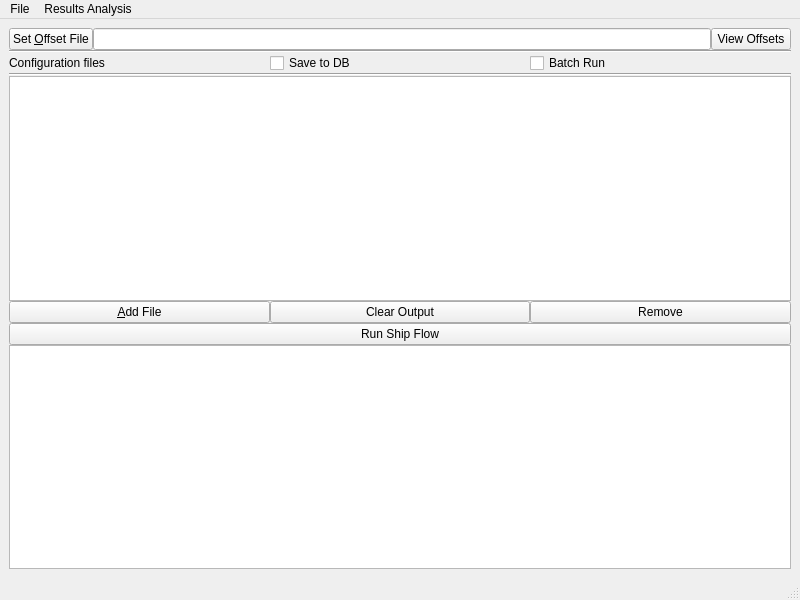
<?xml version="1.0" encoding="UTF-8"?>
<ui version="4.0">
 <class>MainWindow</class>
 <widget class="QMainWindow" name="MainWindow">
  <property name="geometry">
   <rect>
    <x>0</x>
    <y>0</y>
    <width>800</width>
    <height>600</height>
   </rect>
  </property>
  <property name="windowTitle">
   <string>Ship Flow Manager</string>
  </property>
  <widget class="QWidget" name="centralwidget">
   <layout class="QHBoxLayout" name="horizontalLayout_6">
    <item>
     <layout class="QVBoxLayout" name="verticalLayout">
      <property name="spacing">
       <number>0</number>
      </property>
      <property name="bottomMargin">
       <number>0</number>
      </property>
      <item>
       <layout class="QHBoxLayout" name="horizontalLayout_2">
        <item>
         <widget class="QPushButton" name="wid_btnSetoffsetfile">
          <property name="text">
           <string>Set &amp;Offset File</string>
          </property>
         </widget>
        </item>
        <item>
         <widget class="QLineEdit" name="wid_leOffsetfile"/>
        </item>
        <item>
         <widget class="QPushButton" name="wid_btnViewoffset">
          <property name="text">
           <string>View Offsets</string>
          </property>
         </widget>
        </item>
       </layout>
      </item>
      <item>
       <widget class="Line" name="line_2">
        <property name="orientation">
         <enum>Qt::Horizontal</enum>
        </property>
       </widget>
      </item>
      <item>
       <layout class="QHBoxLayout" name="horizontalLayout_3">
        <item>
         <widget class="QLabel" name="label">
          <property name="text">
           <string>Configuration files</string>
          </property>
         </widget>
        </item>
        <item>
         <widget class="QCheckBox" name="wid_Chkdb">
          <property name="text">
           <string>Save to DB</string>
          </property>
         </widget>
        </item>
        <item>
         <widget class="QCheckBox" name="wid_Chkbatchrun">
          <property name="text">
           <string>Batch Run</string>
          </property>
         </widget>
        </item>
       </layout>
      </item>
      <item>
       <widget class="Line" name="line">
        <property name="orientation">
         <enum>Qt::Horizontal</enum>
        </property>
       </widget>
      </item>
      <item>
       <widget class="QListWidget" name="wid_lstConfigfiles"/>
      </item>
      <item>
       <layout class="QHBoxLayout" name="horizontalLayout_5">
        <item>
         <widget class="QPushButton" name="wid_btnAddfile">
          <property name="text">
           <string>&amp;Add File</string>
          </property>
         </widget>
        </item>
        <item>
         <widget class="QPushButton" name="cmdClearout">
          <property name="text">
           <string>Clear Output</string>
          </property>
         </widget>
        </item>
        <item>
         <widget class="QPushButton" name="wid_btnRemfile">
          <property name="text">
           <string>Remove</string>
          </property>
         </widget>
        </item>
       </layout>
      </item>
      <item>
       <widget class="QPushButton" name="cmdRun">
        <property name="text">
         <string>Run Ship Flow</string>
        </property>
       </widget>
      </item>
      <item>
       <widget class="QPlainTextEdit" name="wid_Txtout">
        <property name="font">
         <font>
          <family>Calibri</family>
          <pointsize>10</pointsize>
         </font>
        </property>
       </widget>
      </item>
     </layout>
    </item>
   </layout>
  </widget>
  <widget class="QMenuBar" name="menubar">
   <property name="geometry">
    <rect>
     <x>0</x>
     <y>0</y>
     <width>800</width>
     <height>21</height>
    </rect>
   </property>
   <widget class="QMenu" name="menuFile">
    <property name="title">
     <string>File</string>
    </property>
    <addaction name="actionOpen_Work_State"/>
    <addaction name="actionSet_Paths"/>
    <addaction name="separator"/>
    <addaction name="actionExit"/>
   </widget>
   <widget class="QMenu" name="menuResults_Analysis">
    <property name="title">
     <string>Results Analysis</string>
    </property>
    <addaction name="actionOptim_Files_View"/>
   </widget>
   <addaction name="menuFile"/>
   <addaction name="menuResults_Analysis"/>
  </widget>
  <widget class="QStatusBar" name="statusbar"/>
  <action name="actionOpen_Work_State">
   <property name="text">
    <string>Open Work State</string>
   </property>
  </action>
  <action name="actionExit">
   <property name="text">
    <string>Exit</string>
   </property>
  </action>
  <action name="actionSet_Paths">
   <property name="text">
    <string>Preferences</string>
   </property>
  </action>
  <action name="actionOptim_Files_View">
   <property name="text">
    <string>Optim Files View</string>
   </property>
  </action>
 </widget>
 <resources/>
 <connections>
  <connection>
   <sender>actionExit</sender>
   <signal>triggered()</signal>
   <receiver>MainWindow</receiver>
   <slot>close()</slot>
   <hints>
    <hint type="sourcelabel">
     <x>-1</x>
     <y>-1</y>
    </hint>
    <hint type="destinationlabel">
     <x>399</x>
     <y>299</y>
    </hint>
   </hints>
  </connection>
 </connections>
</ui>
